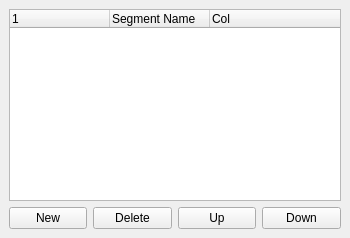
  <widget class="QDockWidget" name="DockSegmentsSettings">
   <property name="enabled">
    <bool>true</bool>
   </property>
   <property name="sizePolicy">
    <sizepolicy hsizetype="Ignored" vsizetype="Ignored">
     <horstretch>0</horstretch>
     <verstretch>0</verstretch>
    </sizepolicy>
   </property>
   <property name="minimumSize">
    <size>
     <width>350</width>
     <height>122</height>
    </size>
   </property>
   <property name="maximumSize">
    <size>
     <width>350</width>
     <height>524287</height>
    </size>
   </property>
   <property name="floating">
    <bool>false</bool>
   </property>
   <property name="features">
    <set>QDockWidget::DockWidgetFloatable|QDockWidget::DockWidgetMovable</set>
   </property>
   <property name="allowedAreas">
    <set>Qt::RightDockWidgetArea</set>
   </property>
   <property name="windowTitle">
    <string>Segments (F5)</string>
   </property>
   <attribute name="dockWidgetArea">
    <number>2</number>
   </attribute>
   <widget class="QWidget" name="dockWidgetContents_6">
    <property name="sizePolicy">
     <sizepolicy hsizetype="Fixed" vsizetype="MinimumExpanding">
      <horstretch>0</horstretch>
      <verstretch>0</verstretch>
     </sizepolicy>
    </property>
    <property name="minimumSize">
     <size>
      <width>350</width>
      <height>100</height>
     </size>
    </property>
    <property name="maximumSize">
     <size>
      <width>350</width>
      <height>16777215</height>
     </size>
    </property>
    <layout class="QVBoxLayout">
     <item>
      <widget class="QTreeWidget" name="SegmentsTreeWidget">
       <property name="editTriggers">
        <set>QAbstractItemView::NoEditTriggers</set>
       </property>
       <property name="selectionMode">
        <enum>QAbstractItemView::ExtendedSelection</enum>
       </property>
       <property name="textElideMode">
        <enum>Qt::ElideMiddle</enum>
       </property>
       <property name="rootIsDecorated">
        <bool>false</bool>
       </property>
       <property name="uniformRowHeights">
        <bool>true</bool>
       </property>
       <column>
        <property name="text">
         <string/>
        </property>
       </column>
       <column>
        <property name="text">
         <string>Segment Name</string>
        </property>
       </column>
       <column>
        <property name="text">
         <string>Col</string>
        </property>
       </column>
       <column>
        <property name="text">
         <string/>
        </property>
       </column>
       <column>
        <property name="text">
         <string/>
        </property>
       </column>
       <column>
        <property name="text">
         <string/>
        </property>
       </column>
      </widget>
     </item>
     <item>
      <layout class="QHBoxLayout">
       <item>
        <widget class="QPushButton" name="SegmentAdd">
         <property name="minimumSize">
          <size>
           <width>50</width>
           <height>16</height>
          </size>
         </property>
         <property name="text">
          <string>New</string>
         </property>
        </widget>
       </item>
       <item>
        <widget class="QPushButton" name="SegmentDelete">
         <property name="minimumSize">
          <size>
           <width>50</width>
           <height>16</height>
          </size>
         </property>
         <property name="text">
          <string>Delete</string>
         </property>
        </widget>
       </item>
       <item>
        <widget class="QPushButton" name="SegmentMoveUp">
         <property name="minimumSize">
          <size>
           <width>50</width>
           <height>16</height>
          </size>
         </property>
         <property name="text">
          <string>Up</string>
         </property>
        </widget>
       </item>
       <item>
        <widget class="QPushButton" name="SegmentMoveDown">
         <property name="minimumSize">
          <size>
           <width>50</width>
           <height>16</height>
          </size>
         </property>
         <property name="text">
          <string>Down</string>
         </property>
        </widget>
       </item>
      </layout>
     </item>
    </layout>
   </widget>
  </widget>
